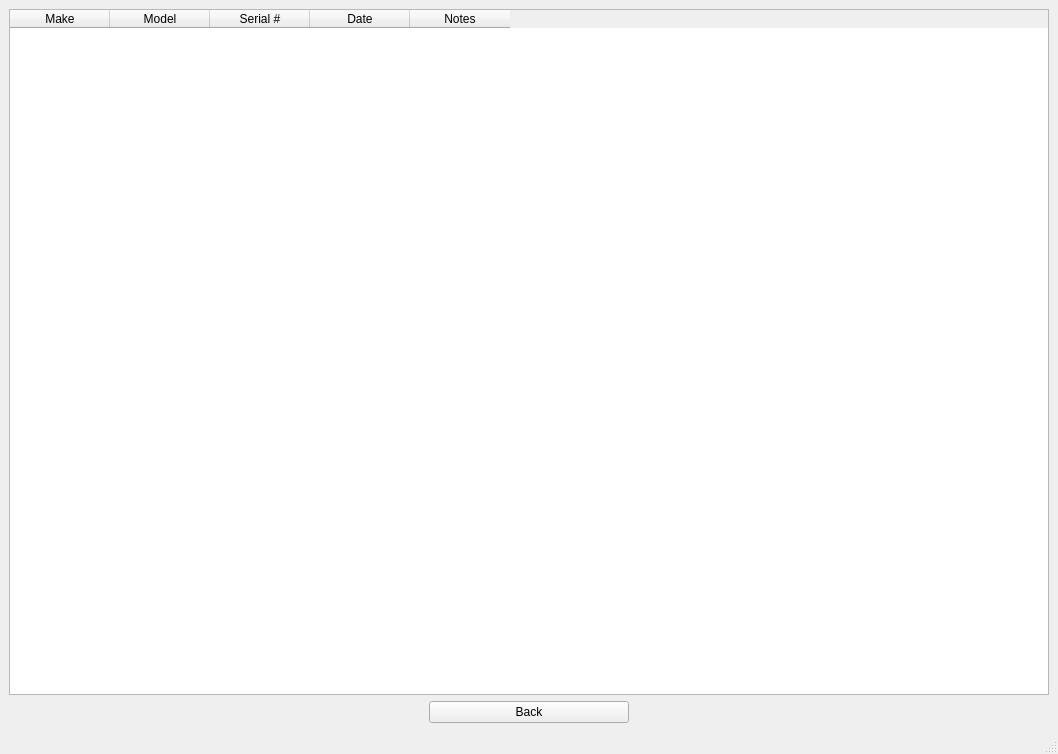
<?xml version="1.0" encoding="UTF-8"?>
<ui version="4.0">
 <class>MainWindow</class>
 <widget class="QMainWindow" name="MainWindow">
  <property name="geometry">
   <rect>
    <x>0</x>
    <y>0</y>
    <width>1058</width>
    <height>754</height>
   </rect>
  </property>
  <property name="sizePolicy">
   <sizepolicy hsizetype="Preferred" vsizetype="Preferred">
    <horstretch>0</horstretch>
    <verstretch>0</verstretch>
   </sizepolicy>
  </property>
  <property name="windowTitle">
   <string>MainWindow</string>
  </property>
  <widget class="QWidget" name="centralwidget">
   <layout class="QGridLayout" name="gridLayout">
    <item row="0" column="0" colspan="3">
     <widget class="QTableWidget" name="serialized_data">
      <column>
       <property name="text">
        <string>Make</string>
       </property>
      </column>
      <column>
       <property name="text">
        <string>Model</string>
       </property>
      </column>
      <column>
       <property name="text">
        <string>Serial #</string>
       </property>
      </column>
      <column>
       <property name="text">
        <string>Date</string>
       </property>
      </column>
      <column>
       <property name="text">
        <string>Notes</string>
       </property>
      </column>
     </widget>
    </item>
    <item row="1" column="0">
     <spacer name="horizontalSpacer">
      <property name="orientation">
       <enum>Qt::Horizontal</enum>
      </property>
      <property name="sizeHint" stdset="0">
       <size>
        <width>407</width>
        <height>20</height>
       </size>
      </property>
     </spacer>
    </item>
    <item row="1" column="1">
     <widget class="QPushButton" name="back_btn">
      <property name="sizePolicy">
       <sizepolicy hsizetype="Expanding" vsizetype="Fixed">
        <horstretch>0</horstretch>
        <verstretch>0</verstretch>
       </sizepolicy>
      </property>
      <property name="minimumSize">
       <size>
        <width>200</width>
        <height>0</height>
       </size>
      </property>
      <property name="maximumSize">
       <size>
        <width>200</width>
        <height>16777215</height>
       </size>
      </property>
      <property name="text">
       <string>Back</string>
      </property>
     </widget>
    </item>
    <item row="1" column="2">
     <spacer name="horizontalSpacer_2">
      <property name="orientation">
       <enum>Qt::Horizontal</enum>
      </property>
      <property name="sizeType">
       <enum>QSizePolicy::Expanding</enum>
      </property>
      <property name="sizeHint" stdset="0">
       <size>
        <width>409</width>
        <height>20</height>
       </size>
      </property>
     </spacer>
    </item>
   </layout>
  </widget>
  <widget class="QMenuBar" name="menubar">
   <property name="geometry">
    <rect>
     <x>0</x>
     <y>0</y>
     <width>1058</width>
     <height>27</height>
    </rect>
   </property>
  </widget>
  <widget class="QStatusBar" name="statusbar"/>
 </widget>
 <resources/>
 <connections/>
</ui>
